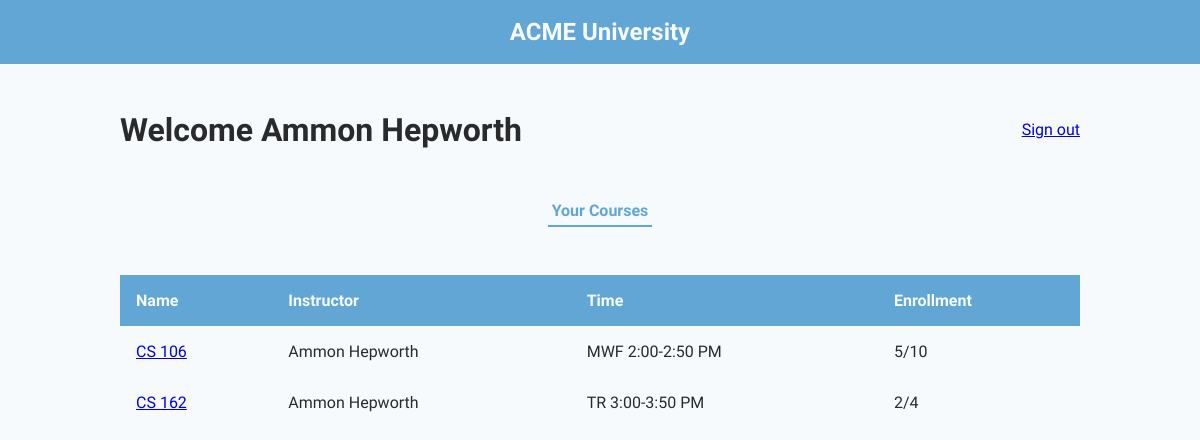
The app's page /instructor/Ammon Hepworth (signed in), older data.
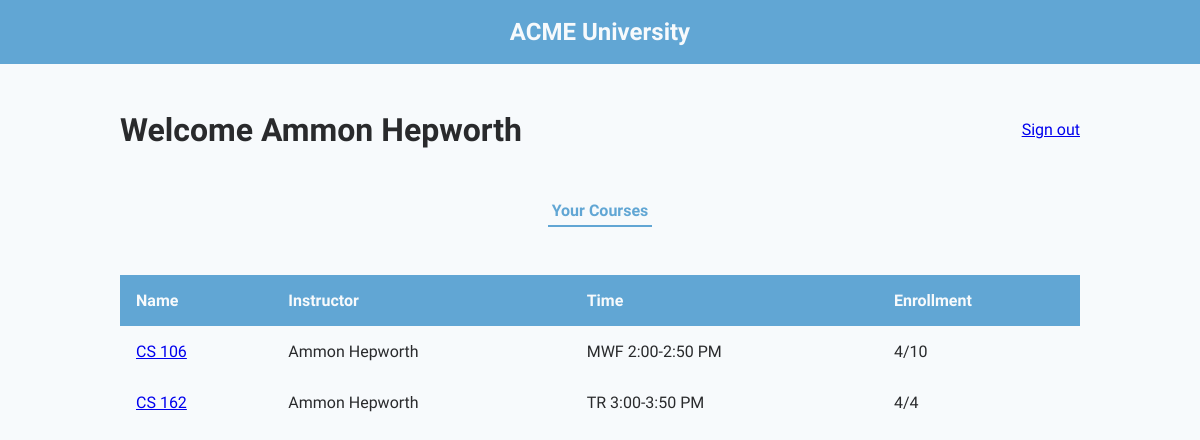
The same page, newer data.
### db.py (models this page shows)
class Teacher(db.Model, UserMixin):
	id = db.Column(db.Integer, primary_key=True)
	name = db.Column(db.String, nullable=False)
	user = db.relationship('User', backref='teacher', uselist=False)

class Course(db.Model, UserMixin):
	id = db.Column(db.Integer, primary_key=True)
	course_name = db.Column(db.String, unique=True, nullable=False)
	teacher_id = db.Column(db.Integer, db.ForeignKey('teacher.id'), nullable=False)
	number_enrolled = db.Column(db.Integer, nullable=False)
	capacity = db.Column(db.Integer, nullable=False)
	time = db.Column(db.String, nullable=False)
	teacher = db.relationship('Teacher', backref=db.backref('teachers', lazy=True))
	students = db.relationship('Enrollment', back_populates='course')

### app.py (the view)
@app.route("/instructor/<name>")
@login_required
def instructor(name):
    instructor_name = name
    tea_data = []
    teaQ = Teacher.query.filter_by(name=instructor_name).first()
    teaQC = Course.query.filter_by(teacher_id = teaQ.id).all()
    for i in range(len(teaQC)):
        temp = {
            'name':teaQC[i].course_name,
            'instructor':instructor_name,
            'time':teaQC[i].time,
            'enrollment':(str(teaQC[i].number_enrolled) + "/" + str(teaQC[i].capacity))
        }
        tea_data.append(temp)
    return render_template("instructor.html", instructor_name = instructor_name, data = tea_data)

### app.py (called while the page is built)
@login.user_loader
def load_user(user_id):
    return User.query.get(user_id)

### templates/instructor.html (shortened to what this page needs)
{% extends "person.html" %}
{% block styles %}
    {{ super() }}
    <link rel="stylesheet" href="{{ url_for('static', filename = 'instructor.css') }}">
{% endblock %}
{% block person_name %}{{ instructor_name }}{% endblock %}
{% block inner_nav_links %}
    <button class="inner-nav-link active-tab">Your Courses</button>
{% endblock %}
{% block data_table_headings %}
    <th>Name</th>
    <th>Instructor</th>
    <th>Time</th>
    <th>Enrollment</th>
{% endblock %}
{% block data_table_body %}
    {% for class in data %}
        <tr>
            <td>
                <a href="{{ url_for('specific_course', name = class.instructor, course = class.name) }}">
                    {{ class.name }}
                </a>
            </td>
            <td>{{ class.instructor }}</td>
            <td>{{ class.time }}</td>
            <td>{{ class.enrollment }}</td>
        </tr>
    {% endfor %}
{% endblock %}

### templates/person.html
{% extends "base.html" %}
{% block styles %}
    {{ super() }}
    <link rel="stylesheet" href="{{ url_for('static', filename = 'person.css') }}">
{% endblock %}
{% block content %}
    <div class="person-container">
        <div class="person-container-top">
            <h1 class="greeting">Welcome {% block person_name %}{% endblock %}</h1>
            <div>
                <a href="{{ url_for('logout') }}">Sign out</a>
            </div>
        </div>
        <div class="person-container-middle">
            <div class="inner-nav-container">
                {% block inner_nav_links%}{% endblock %}
            </div>
        </div>
        <div class="person-container-bottom">
            <table class="data-table">
                <thead class="data-table-head">
                    <tr class="data-table-row headings-row">
                        {% block data_table_headings %}{% endblock %}
                    </tr>
                </thead>
                <tbody class="data-table-body">
                    {% block data_table_body %}{% endblock %}
                </tbody>
            </table>
        </div>
    </div>
{% endblock %}

### templates/base.html (shortened to what this page needs)
<!DOCTYPE html>
<html lang="en">
<head>
    {% block head %}
        {% block styles %}
        <link rel="stylesheet" href="{{ url_for('static', filename = 'base.css') }}">
        {% endblock %}
    {% endblock %}
</head>
<body>
    {% include "navbar.html" %}
    <div class="content">
        {% block content %}{% endblock %}
    </div>
</body>
</html>

### templates/navbar.html (shortened to what this page needs)
{% block navbar %}
<nav class="navbar-container">
    <a class="title">ACME University</a>
</nav>
{% endblock %}

### static/base.css (style rules this page uses)
:root { --bg-color: #F7FAFC; --accent-color: #61A6D4; --primary-text-color: #292A2C; --secondary-text-color: #61A6D4; --tertiary-text-color: #84878B; --quaternary-text-color: #F7FAFC; }
body { margin: 0; padding: 0; width: 100vw; height: 100vh; font-family: 'Source Sans Pro', Arial, Helvetica, sans-serif; background-color: var(--bg-color); color: var(--primary-text-color); position: relative; overflow-x: hidden; }
.content { height: calc(100vh - 4rem); }
.navbar-container { height: 4rem; background-color: var(--accent-color); display: flex; justify-content: center; align-items: center; font-weight: bold; font-size: 1.5rem; color: var(--quaternary-text-color); }

### static/person.css (style rules this page uses)
.content { display: flex; justify-content: center; }
.person-container { width: 80%; display: grid; grid-template-rows: 2fr 1fr 8fr; }
.person-container-top { display: flex; flex-direction: row; justify-content: space-between; align-items: center; }
.person-container-middle { min-height: 5rem; }
.inner-nav-container { display: flex; justify-content: center; align-items: center; }
.inner-nav-link { padding: .35rem .25rem; text-decoration: none; border: none; background-color: transparent; font-family: 'Source Sans Pro', Arial, Helvetica, sans-serif; font-size: 1rem; color: var(--primary-text-color); }
.active-tab { font-weight: 600; color: var(--secondary-text-color); border-bottom: 2px solid var(--accent-color); }
.data-table { width: 100%; border-collapse: collapse; color: var(--quaternary-text-color); }
.headings-row { background-color: var(--accent-color); }
.data-table-row th { text-align: left; padding: 1rem 1rem; }
.data-table-body td { color: var(--primary-text-color); padding: 1rem 1rem; }

Row changes from the older to the newer data that the page shows:
changed Course "CS 106": enrollment "5/10" → "4/10"
changed Course "CS 162": enrollment "2/4" → "4/4"
